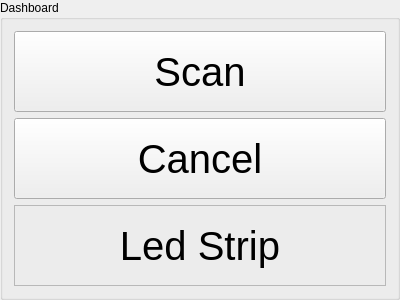
<?xml version="1.0" encoding="UTF-8"?>
<ui version="4.0">
 <class>DashboardGroupBox</class>
 <widget class="QGroupBox" name="DashboardGroupBox">
  <property name="geometry">
   <rect>
    <x>0</x>
    <y>0</y>
    <width>400</width>
    <height>300</height>
   </rect>
  </property>
  <property name="windowTitle">
   <string>Dashboard</string>
  </property>
  <property name="title">
   <string>Dashboard</string>
  </property>
  <layout class="QVBoxLayout" name="verticalLayout">
   <item>
    <widget class="QPushButton" name="scan_push_button">
     <property name="sizePolicy">
      <sizepolicy hsizetype="Minimum" vsizetype="MinimumExpanding">
       <horstretch>0</horstretch>
       <verstretch>0</verstretch>
      </sizepolicy>
     </property>
     <property name="styleSheet">
      <string notr="true">font-size: 30pt;</string>
     </property>
     <property name="text">
      <string>Scan</string>
     </property>
    </widget>
   </item>
   <item>
    <widget class="QPushButton" name="cancel_push_button">
     <property name="sizePolicy">
      <sizepolicy hsizetype="Minimum" vsizetype="MinimumExpanding">
       <horstretch>0</horstretch>
       <verstretch>0</verstretch>
      </sizepolicy>
     </property>
     <property name="autoFillBackground">
      <bool>false</bool>
     </property>
     <property name="styleSheet">
      <string notr="true">font-size: 30pt;</string>
     </property>
     <property name="text">
      <string>Cancel</string>
     </property>
     <property name="flat">
      <bool>false</bool>
     </property>
    </widget>
   </item>
   <item>
    <widget class="QLabel" name="led_strip_label">
     <property name="sizePolicy">
      <sizepolicy hsizetype="MinimumExpanding" vsizetype="MinimumExpanding">
       <horstretch>0</horstretch>
       <verstretch>0</verstretch>
      </sizepolicy>
     </property>
     <property name="autoFillBackground">
      <bool>false</bool>
     </property>
     <property name="styleSheet">
      <string notr="true">font-size: 30pt;</string>
     </property>
     <property name="frameShape">
      <enum>QFrame::StyledPanel</enum>
     </property>
     <property name="frameShadow">
      <enum>QFrame::Raised</enum>
     </property>
     <property name="text">
      <string>Led Strip</string>
     </property>
     <property name="alignment">
      <set>Qt::AlignCenter</set>
     </property>
    </widget>
   </item>
  </layout>
 </widget>
 <resources/>
 <connections/>
</ui>
